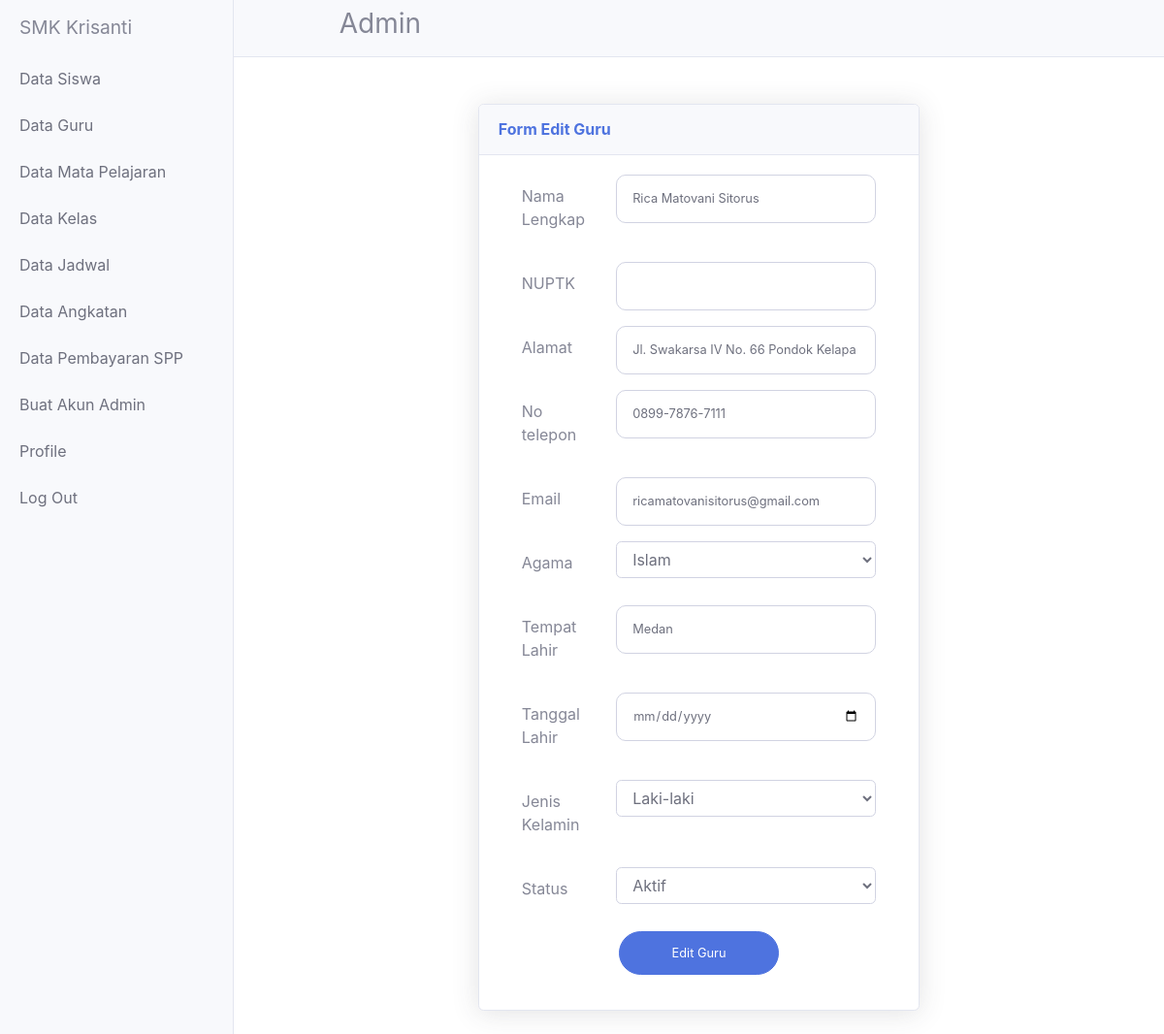
The app's page /admin/editguru.php?id_guru=14 with its own data.
### tables this page shows
CREATE TABLE `guru` (
  `id_guru` int(11) NOT NULL,
  `id_user` int(100) NOT NULL,
  `id_angkatan` int(100) NOT NULL,
  `id_kelas` int(100) NOT NULL,
  `nuptk` varchar(16) NOT NULL,
  `nama_guru` varchar(100) NOT NULL,
  `password` varchar(8) NOT NULL,
  `alamat` varchar(50) NOT NULL,
  `no_hp` varchar(15) NOT NULL,
  `email` varchar(45) NOT NULL,
  `agama` varchar(8) NOT NULL,
  `tempat_lahir` varchar(10) NOT NULL,
  `tanggal_lahir` varchar(10) NOT NULL,
  `status` varchar(11) NOT NULL,
  `jenis_kelamin` varchar(10) NOT NULL,
  `foto` text NOT NULL
);

### admin/editguru.php (the view, shortened to what this page needs)
<?php include('header.php');?>
 <br>
 <?php
$id_guru = $_GET['id_guru'];
$getDataGuru=mysqli_query($db,"SELECT * FROM guru WHERE id_guru ='$id_guru'");
$dataGuru=mysqli_fetch_assoc($getDataGuru);
$namaGuru=$dataGuru['nama_guru'];
$alamat=$dataGuru['alamat'];
$no_hp=$dataGuru['no_hp'];
$email=$dataGuru['email'];
$agama=$dataGuru['agama'];
$tempat_lahir=$dataGuru['tempat_lahir'];
$tanggal_lahir=$dataGuru['tanggal_lahir'];
$jenis_kelamin=$dataGuru['jenis_kelamin'];
$nuptk=$dataGuru['nuptk'];
$status=$dataGuru['status'];
?>
<br>
<div class="col-xl-6 col-lg-12" style="margin-left: auto;    margin-right: auto;">
              <div class="card shadow mb-4">
                <div class="card-header py-3 d-flex flex-row align-items-center justify-content-between">
                  <h6 class="m-0 font-weight-bold text-primary">Form Edit Guru</h6>
                </div>
                <div class="card-body">
                <div class="table-responsive">
                <form class="user" name="tambah_siswa" method="post" action='editguru.php?id_guru=<?php echo"$id_guru&&id_admin=$id_admin"; ?>' enctype="multipart/form-data">
                <div class="form-group">
                    <div class="form-group">
                    <div class="container">
                    <div class="row">
                    <div class="col-3">
                    <p style="margin-top:10px">Nama Lengkap </p>
                    </div>
                   <div class="col-9">
                    <input type="text" name="nama" value="<?php echo"$namaGuru"; ?>" style="border-radius:10px;" class="form-control form-control-user" >
                            </div>
                       </div>
                    </div>
                    </div>
                    <div class="form-group">
                    <div class="container">
                    <div class="row">
                    <div class="col-3">
                    <p style="margin-top:10px">NUPTK </p>
                    </div>
                   <div class="col-9">
                    <input type="number" name="nuptk" value="<?php echo"$nuptk"; ?>"style="border-radius:10px;" class="form-control form-control-user">
                            </div>
                       </div>
                    </div>
                    </div>
                    <div class="form-group">
                    <div class="container">
                    <div class="row">
                    <div class="col-3">
                    <p style="margin-top:10px">Alamat </p>
                    </div>
                   <div class="col-9">
                    <input type="text" style="border-radius:10px;" value="<?php echo"$alamat"; ?>"class="form-control form-control-user" name="alamat" >
                            </div>
                       </div>
                    </div>
                    </div>
                    <div class="form-group">
                    <div class="container">
                    <div class="row">
                    <div class="col-3">
                    <p style="margin-top:10px">No telepon </p>
                    </div>
                   <div class="col-9">
                    <input type="text" style="border-radius:10px;" value="<?php echo"$no_hp"; ?>"class="form-control form-control-user" name="telepon" >
                            </div>
                       </div>
                    </div>
                    </div>
                    <div class="form-group">
                    <div class="container">
                    <div class="row">
                    <div class="col-3">
                    <p style="margin-top:10px">Email </p>
                    </div>
                   <div class="col-9">
                    <input type="email" style="border-radius:10px;" value="<?php echo"$email"; ?>"class="form-control form-control-user" name="email" >
                            </div>
                       </div>
                    </div>
                    </div>
                    <div class="form-group">
                    <div class="container">
                    <div class="row">
                    <div class="col-3">
                    <p style="margin-top:10px">Agama</p>
                    </div>
                   <div class="col-9">
                   <select  name="agama" class="form-control" value="<?php echo"$agama"; ?>"id="exampleFormControlSelect1">
                   <option value="islam">Islam</option>
                     </select>
                            </div>
                       </div>
                    </div>
                    </div>
                    <div class="form-group">
                    <div class="container">
                    <div class="row">
                    <div class="col-3">
                    <p style="margin-top:10px">Tempat Lahir </p>
                    </div>
                   <div class="col-9">
                    <input type="text" style="border-radius:10px;" value="<?php echo"$tempat_lahir"; ?>" class="form-control form-control-user" name="tempatlahir" >
                            </div>
                       </div>
                    </div>
                    </div>
                    <div class="form-group">
                    <div class="container">
                    <div class="row">
                    <div class="col-3">
                    <p style="margin-top:10px">Tanggal Lahir </p>
                    </div>
                   <div class="col-9">
                    <input type="date" style="border-radius:10px;"value="<?php echo"$tanggal_lahir"; ?>" class="form-control form-control-user" name="ttl" >
                            </div>
                       </div>
                    </div>
                    </div>
                    <div class="form-group">
                    <div class="container">
                    <div class="row">
                    <div class="col-3">
                    <p style="margin-top:10px">Jenis Kelamin</p>
                    </div>
                   <div class="col-9">
                   <select  name="jk"value="<?php echo"$jenis_kelamin"; ?>" class="form-control" id="exampleFormControlSelect1">
                   <option value="laki-laki">Laki-laki</option>
                     </select>
                            </div>
                       </div>
                    </div>
                    </div>
                    <div class="form-group">
                    <div class="container">
                    <div class="row">
                    <div class="col-3">
                    <p style="margin-top:10px">Status</p>
                    </div>
                   <div class="col-9">
                   <select  name="status" value="<?php echo"$status"; ?>"class="form-control" id="exampleFormControlSelect1">
                   <option value="aktif">Aktif</option>
                     </select>
                            </div>
                       </div>
                    </div>
                    </div>
                    <input type="submit" style="max-width:40%; margin-left:auto; margin-right:auto;" name="update" class="btn btn-primary btn-user btn-block" value="Edit Guru">
                  </form>
                  </div>
                </div>
              </div>
            </div>

### css/simple-sidebar.css (style rules this page uses)
body { overflow-x: hidden; }

### records on screen
guru: nama "Rica Matovani Sitorus", alamat "Jl. Swakarsa IV No. 66 Pondok Kelapa", telepon "0899-7876-7111", email "ricamatovanisitorus@gmail.com", agama "Islam", tempatlahir "Medan", jk "Laki-laki", status "Aktif"
